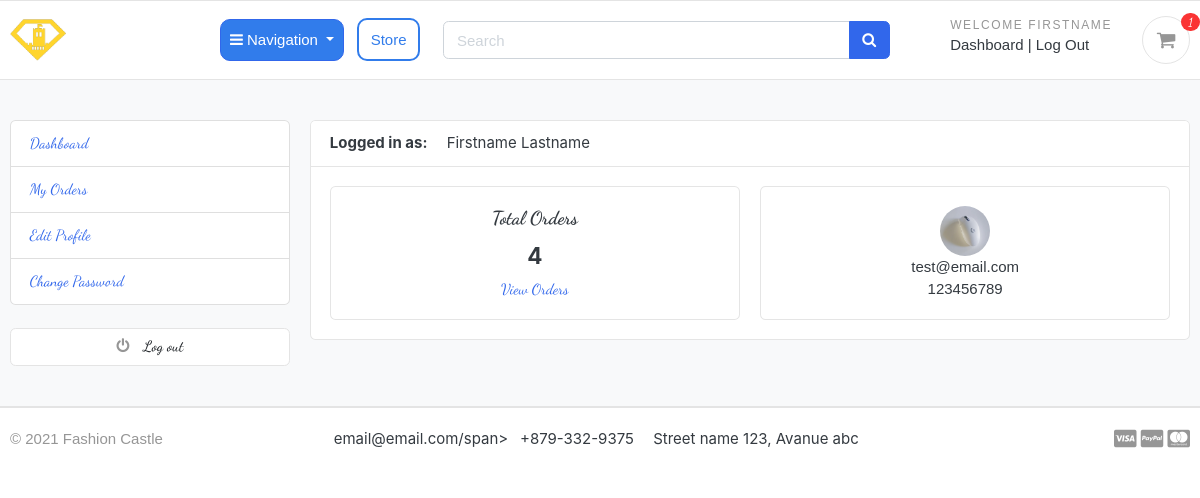
Page /accounts/dashboard (signed in) on the committed database.
### accounts/models.py (models this page shows, shortened)
class Account(AbstractBaseUser):
    first_name      = models.CharField(max_length=50)
    last_name       = models.CharField(max_length=50)
    username        = models.CharField(max_length=50, unique=True)
    email           = models.CharField(max_length=50, unique=True)
    phone_number    = models.CharField(max_length=20, blank=True)
    date_joined     = models.DateTimeField(auto_now_add=True)
    last_login      = models.DateTimeField(auto_now_add=True)
    is_admin        = models.BooleanField(default=False)
    is_staff        = models.BooleanField(default=False)
    is_active       = models.BooleanField(default=False)
    is_superadmin   = models.BooleanField(default=False)
    USERNAME_FIELD = 'email'
    REQUIRED_FIELDS = ['username', 'first_name', 'last_name']
    objects = MyAccountManager()
    def full_name(self):
        return f'{self.first_name} {self.last_name}'

class UserProfile(models.Model):
    user = models.OneToOneField(Account, on_delete=models.CASCADE)
    address_line_1 = models.CharField(max_length=200, blank=True)
    address_line_2 = models.CharField(max_length=200, blank=True)
    profile_picture = models.ImageField(blank=True, upload_to='userprofile')
    city = models.CharField(max_length=20, blank=True)
    state = models.CharField(max_length=20, blank=True)
    zip_code = models.CharField(max_length=20, blank=True)
    phone_numnber = models.CharField(max_length=20, blank=True)

### accounts/views.py (the view)
# urls.py: path('dashboard', views.dashboard, name='dashboard'),
@login_required(login_url='login')
def dashboard(request):
    orders = Order.objects.order_by('-created_at').filter(user_id=request.user.id, is_ordered=True)
    orders_count = orders.count()
    userprofile = UserProfile.objects.get(user_id=request.user.id)
    context = {
        'orders_count': orders_count,
        'userprofile': userprofile
        }
    return render(request, 'accounts/dashboard.html', context)

### carts/context_processors.py (called while the page is built)
def counter(request):
    cart_count = 0
    if 'admin' in request.path:
        return {}
    else:
        try:
            cart = Cart.objects.filter(cart_id=_cart_id(request))
            if request.user.is_authenticated:
                cart_items = CartItem.objects.all().filter(user=request.user)
            else:
                cart_items = CartItem.objects.all().filter(cart=cart[:1])
            for cart_item in cart_items:
                cart_count += cart_item.quantity
        except Cart.DoesNotExist:
            cart_count = 0
    return dict(cart_count=cart_count)

### carts/views.py (called while the page is built)
def _cart_id(request):
    cart = request.session.session_key
    if not cart:
        cart = request.session.create()
    return cart

### category/context_processors.py (called while the page is built)
def menu_links(request):
    links = Category.objects.all()
    return dict(links=links)

### category/models.py (called while the page is built)
    def get_url(self):
            return reverse('products_by_category', args=[self.slug])

### templates/accounts/dashboard.html (shortened to what this page needs)
{% extends  'base.html' %}
{% block content %}
    <section class="section-conten padding-y bg">
        <div class="container">
            <div class="row">
                {% include 'includes/dashboard_sidebar.html' %}
                <main class="col-md-9">
                    <article class="card">
                        <header class="card-header">
                            <strong class="d-inline-block mr-3">Logged in as:</strong>
                            <span>{{user.full_name}}</span>
                        </header>
                        <div class="card-body">
                            <div class="row">
                                <div class="col-md-6">
                                    <div class="card" style="text-align: center;">
                                        <div class="card-body">
                                            <h5 class="card-title">Total Orders</h5>
                                            <h4>{{ orders_count }}</h4>
                                            <a href="{% url 'my_orders' %}">View Orders</a>
                                        </div>
                                    </div>
                                </div>
                                <div class="col-md-6">
                                    <div class="card" style="text-align: center;">
                                        <div class="card-body">
                                            <img src="{{userprofile.profile_picture.url}}" alt="User Profile Picture" width="50" height="50" style="border-radius:50%;">
                                                <p class="mb-0">{{ user.email }}</p>
                                                <p>{{ user.phone_number }}</p>
                                            </div>
                                        </div>
                                    </div>
                                </div>
                            </div>
                        </article>
                    </main>
                </div>
            </div>
        </section>
    {% endblock %}

### templates/includes/navbar.html (shortened to what this page needs)
{% load static %}
<header class="section-header">
    <section class="header-main border-bottom">
        <div class="container">
            <div class="row align-items-center">
                <div class="col-lg-2 col-md-3 col-6">
                    <a href="{% url 'home' %}" class="brand-wrap">
                        <img class="logo" src="{% static './images/custom-logo.png' %}">
                    </a>
                </div>
                <div class="col-lg-3 col-sm-6 col-8 order-2 order-lg-3">
                    <div class="d-flex justify-content-end mb-3 mb-lg-0">
                        {% if user.id is None %}
                            <div class="widget-header">
                                <small class="title text-muted">Welcome guest</small>
                                <div>
                                    <a href="{% url 'login' %}">Sign in</a>
                                    <span class="dark-transp">
                                        |
                                    </span>
                                    <a href="{% url 'register' %}">
                                        Register</a>
                                </div>
                            </div>
                        {% else %}
                            <div class="widget-header">
                                <small class="title text-muted">Welcome
                                    {{ user.first_name | capfirst }}</small>
                                <div>
                                    <a id="dashboard" href="{% url 'dashboard' %}">Dashboard</a>
                                    <span class="dark-transp">
                                        |
                                    </span>
                                    <a id="log-out" href="{% url 'logout' %}">Log Out</a>
                                </div>
                            </div>
                        {% endif %}
                        <a href="{% url 'cart' %}" class="widget-header cart-btn pl-3 ml-3">
                            <div class="icon icon-sm rounded-circle border">
                                <i class="fa fa-shopping-cart"></i>
                            </div>
                            <span class="badge badge-pill badge-primary notify">{{ cart_count }}</span>
                        </a>
                    </div>
                    </div>
                <div class="store-button">
                    <button type="button" class="categories btn btn-primary dropdown-toggle" type="button"
                    id="dropdownMenuButton"
                    data-mdb-toggle="dropdown"
                    aria-expanded="false" data-toggle="dropdown">
                        <i class="fa fa-bars"></i>
                        Navigation
                    </button>
                </div>
                <div class="store-parent">
                <a href="{% url 'store' %}" class="store" text-align="center" id="custom-btn-store">Store</a>
            </div>
                <div class="col-lg  col-md-6 col-sm-12 col-xs-12">
                    <form action="{% url 'search' %}" class="search">
                        <div class="input-group w-100">
                            <input type="text" class="form-control" style="width:60%;" placeholder="Search" name="keyword">
                                <div class="input-group-append">
                                    <button class="btn btn-primary" type="submit">
                                        <i class="fa fa-search fa-spin-hover"></i>
                                    </button>
                                </div>
                            </div>
                        </form>
                    </div>
                    </div>
                </div>
        </section>
    </header>

### static/css/ui.css (style rules this page uses)
html { font-family: "Inter", sans-serif; font-size: 15px; }
.icon-xs, .icon-sm, .icon-md, .icon-lg { display: inline-block; text-align: center; flex-shrink: 0; flex-grow: 0; }
.icon-sm { width: 48px; height: 48px; line-height: 48px !important; font-size: 20px; }
.padding-y { padding-top: 40px; padding-bottom: 40px; }
article:after, .form-group:after { display: block; clear: both; content: ""; }
.bg { background-color: #f8f9fa; }
p:last-child { margin-bottom: 0; }
.header-main { position: relative; padding-top: 1rem; padding-bottom: 1rem; }
.brand-wrap .logo, .navbar-brand .logo { margin-right: 7px; max-height: 42px; display: inline-block; }
.widget-header { display: inline-block; vertical-align: middle; position: relative; }
.widget-header a { color: #343a40; }
.widget-header i { color: #969696; }
.widget-header .title { display: block; }
.widget-header .notify { position: absolute; top: -3px; right: -10px; }
.notify { position: absolute; top: -4px; right: -10px; display: inline-block; padding: 0.25em 0.6em; font-size: 12px; line-height: 1; text-align: center; border-radius: 3rem; color: #fff; background-color: #fa3434; }

### fashioncastleback/static/css/custom.css (style rules this page uses)
:root { --sans-serif: 'Merriweather Sans', sans-serif; --script-font: 'Dancing Script', cursive; --button-color-blue: #317ceb; --button-color-hover: rgb(0, 110, 255); }
li, a, button { font-family: var(--script-font); }
h2, h5 { font-family: var(--script-font); }
p, label, h6 { font-family: var(--sans-serif); }
.title { font-family: var(--sans-serif); text-transform: uppercase; letter-spacing: 1.6px; }
.header-main { font-family: var(--sans-serif); }
.store { --color: var(--button-color-blue); --hover: var(--button-color-hover); --border:#3167eb; }
#custom-btn-store { font-family: var(--sans-serif); text-align: center; margin: 0; color: var(--color); transition: 0.55s; -webkit-border-radius: 10px; -moz-border-radius: 10px; border-radius: 10px; background: none; border: 2px solid; font: inherit; line-height: 1; margin: 0.9em; padding: .75em; height: 10px; }
.store-parent { align-items: center; }
.categories { --color: var(--button-color-blue); --hover: var(--button-color-hover); --border:#3167eb; }
.categories { font-family: var(--sans-serif); text-align: center; color: white; background-color: var(--color); border: 1px solid var(--border); width: 100%; padding: .6rem; border-radius: 10px; }
#dashboard, #log-out { font-family: var(--sans-serif); }

### rows in the picture
Account: first_name "FIRSTNAME", full_name "Firstname Lastname", email "test@email.com", phone_number "123456789"
UserProfile: profile_picture (picture)

### other values in the picture
{{ cart_count }} "1"
{{ orders_count }} "4"
